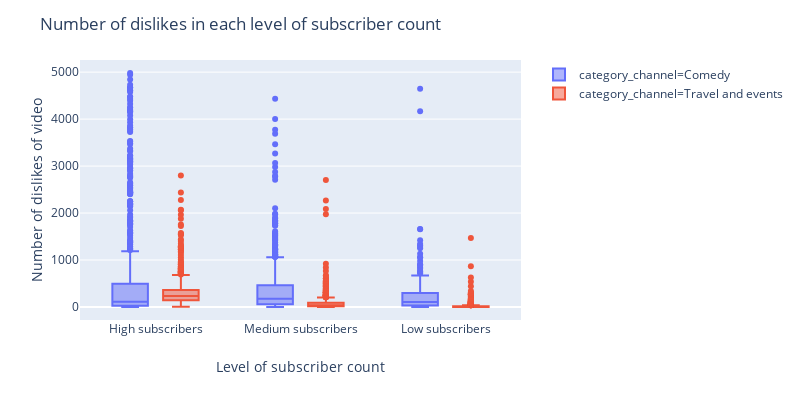

Write notebook code for a chart like this one.
### Code cell
get_distribution(df[df["dislike_count"] < 5000], "level_channel", "dislike_count", 
                 "category_channel", "Number of dislikes in each level of subscriber count",
                 "Level of subscriber count", "Number of dislikes of video")

### Figure 1 — Plotly figure (JSON) as saved in the notebook; plotly's stock layout.template omitted (floating-point values rounded to 4 significant figures; data arrays with more than 128 entries replaced by an {"elided": "..."} marker saying what was removed)
{"data": [{"alignmentgroup": "True", "hoverlabel": {"namelength": 0}, "hovertemplate": "category_channel=Comedy<br>level_channel=%{x}<br>dislike_count=%{y}", "legendgroup": "category_channel=Comedy", "marker": {"color": "#636efa"}, "name": "category_channel=Comedy", "notched": false, "offsetgroup": "category_channel=Comedy", "orientation": "v", "showlegend": true, "type": "box", "x": {"elided": "2051 str values"}, "x0": " ", "xaxis": "x", "y": {"elided": "2051 int values"}, "y0": " ", "yaxis": "y"}, {"alignmentgroup": "True", "hoverlabel": {"namelength": 0}, "hovertemplate": "category_channel=Travel and events<br>level_channel=%{x}<br>dislike_count=%{y}", "legendgroup": "category_channel=Travel and events", "marker": {"color": "#EF553B"}, "name": "category_channel=Travel and events", "notched": false, "offsetgroup": "category_channel=Travel and events", "orientation": "v", "showlegend": true, "type": "box", "x": {"elided": "2838 str values"}, "x0": " ", "xaxis": "x", "y": {"elided": "2838 int values"}, "y0": " ", "yaxis": "y"}], "layout": {"autosize": false, "boxmode": "group", "height": 400, "legend": {"tracegroupgap": 0}, "margin": {"t": 60}, "title": {"text": "Number of dislikes in each level of subscriber count"}, "width": 800, "xaxis": {"anchor": "y", "domain": [0, 0.98], "title": {"text": "Level of subscriber count"}}, "yaxis": {"anchor": "x", "domain": [0, 1], "title": {"text": "Number of dislikes of video"}}}}
